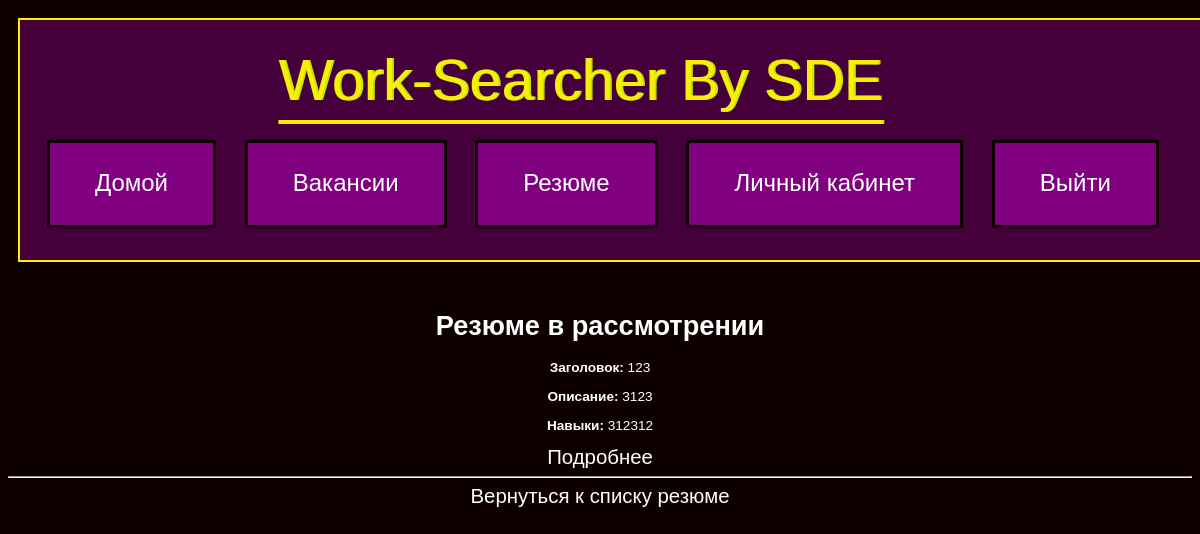
/admin/pending_resumes (signed in), run on an earlier commit of the app's database.
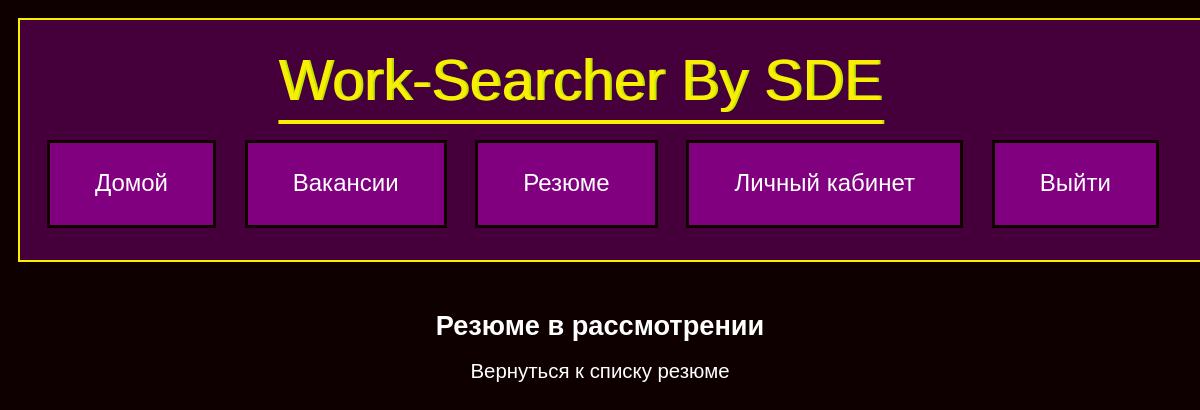
And on a later commit of the database.
### Model/models.py (models this page shows)
class Resume(db.Model):
    id = db.Column(db.Integer, primary_key=True)
    title = db.Column(db.String(300), nullable=False)
    description = db.Column(db.Text, nullable=False)
    skills = db.Column(db.String(200))
    image_filename = db.Column(db.String(300))
    user_id = db.Column(db.Integer, db.ForeignKey('user.id'), nullable=False)
    user = db.relationship('User', backref=db.backref('resumes', lazy=True))
    status = db.Column(db.Boolean, nullable=True)

### Controller/resume.py (the view)
@resume.route('/admin/pending_resumes')
@login_required
def admin_pending_resumes():
    if not current_user.is_admin:
        abort(403)  # Отказ в доступе, если пользователь не является администратором
    pending_resumes = Resume.query.filter_by(status=None).all()
    return render_template('admin_pending_resumes.html', resumes=pending_resumes)

### app.py (called while the page is built)
@login_manager.user_loader
def load_user(user_id):
    return User.query.get(int(user_id))

### templates/admin_pending_resumes.html (shortened to what this page needs)
{% extends "base.html" %}
{% block content %}
    <h1>Резюме в рассмотрении</h1>
    {% for resume in resumes %}
        <div>
            <p><strong>Заголовок:</strong> {{ resume.title }}</p>
            <p><strong>Описание:</strong> {{ resume.description }}</p>
            <p><strong>Навыки:</strong> {{ resume.skills }}</p>
            <a href="{{ url_for('resume.detail_resume', resume_id=resume.id) }}">Подробнее</a>
        </div>
        <hr>
    {% endfor %}
    <a href="{{ url_for('CZN.resumes') }}">Вернуться к списку резюме</a>
{% endblock %}

What changed in the data, as far as the page shows it:
no longer on this page (row edited): Resume: title "123", description "3123", skills "312312"
